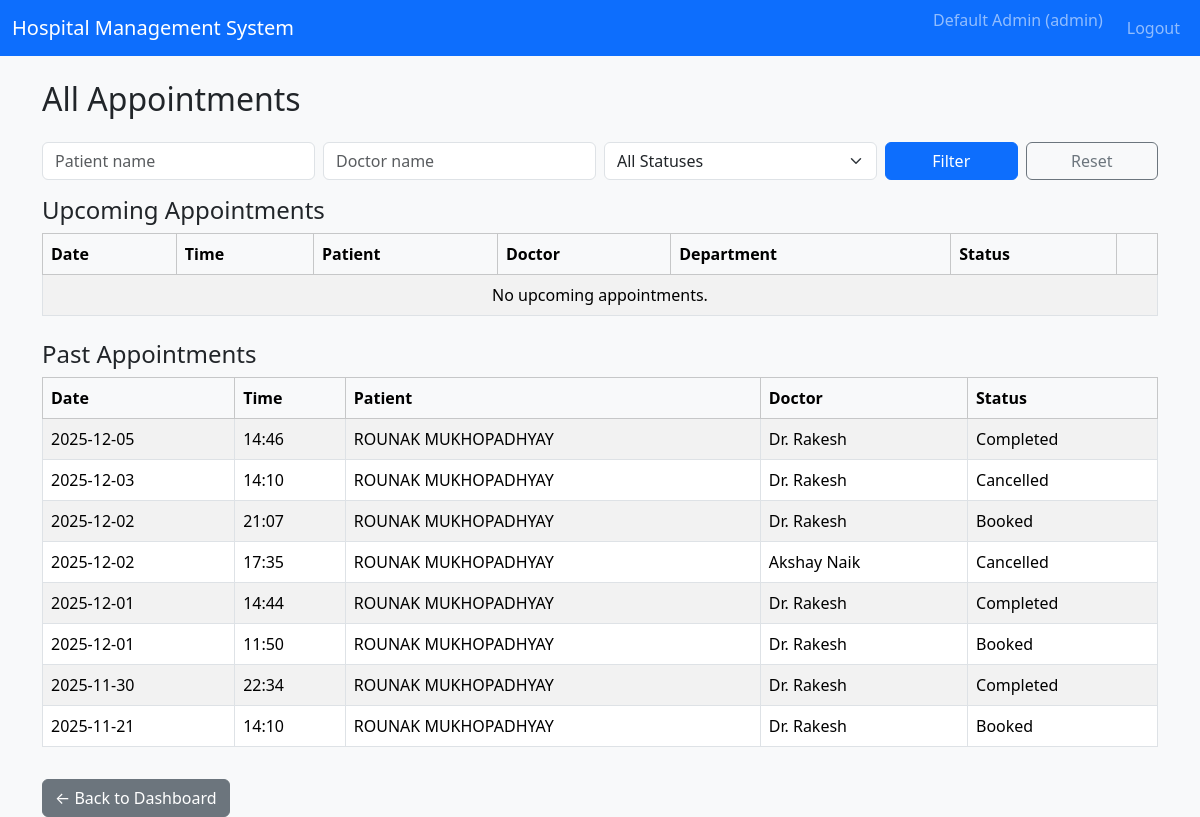
The page /admin/appointments (signed in) on the database as committed earlier.
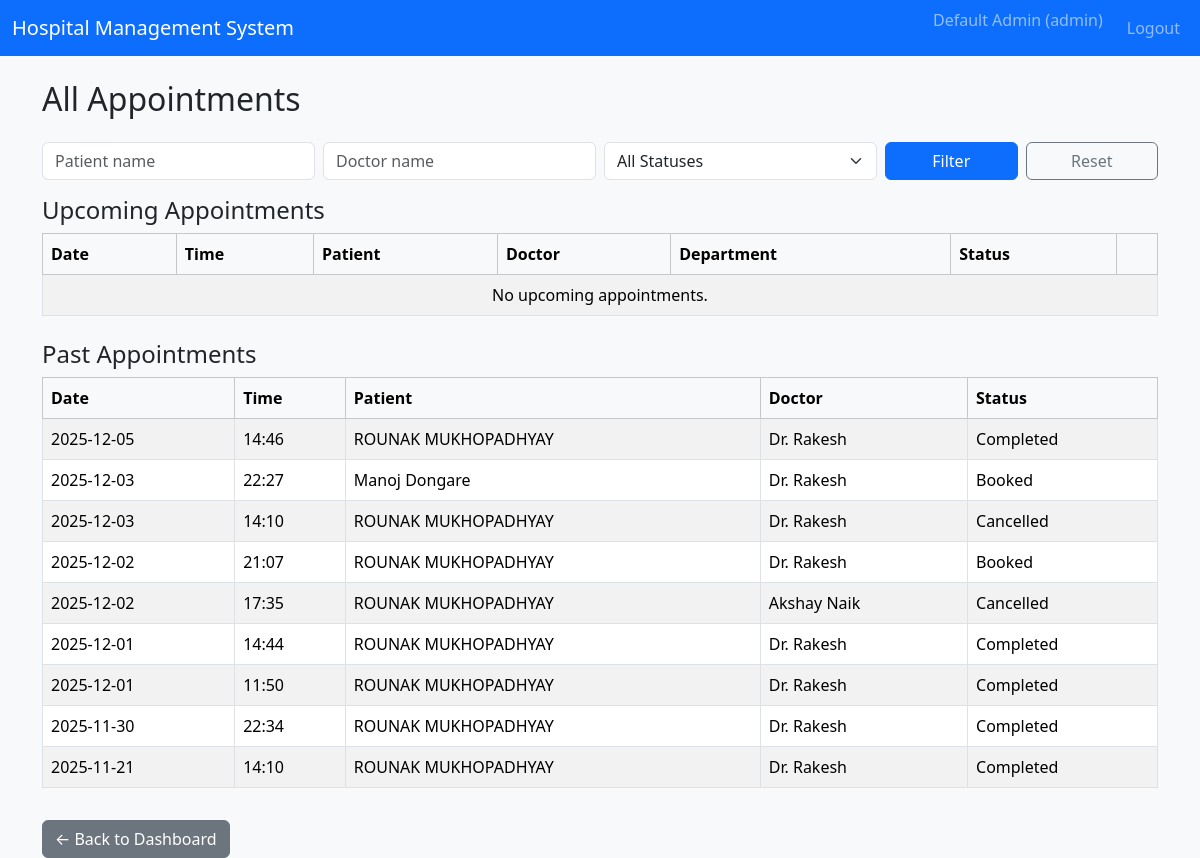
The same page on the database as committed later.
### tables this page shows
CREATE TABLE appointments (
            id INTEGER PRIMARY KEY AUTOINCREMENT,
            patient_id INTEGER NOT NULL,
            doctor_id INTEGER NOT NULL,
            date TEXT NOT NULL, -- YYYY-MM-DD
            time TEXT NOT NULL, -- HH:MM
            status TEXT NOT NULL CHECK(status IN ('Booked', 'Completed', 'Cancelled')),
            created_at TEXT NOT NULL,
            updated_at TEXT NOT NULL,
            FOREIGN KEY(patient_id) REFERENCES patients(id),
            FOREIGN KEY(doctor_id) REFERENCES doctors(id),
            UNIQUE(doctor_id, date, time) -- prevent double booking
        );

CREATE TABLE users (
            id INTEGER PRIMARY KEY AUTOINCREMENT,
            username TEXT UNIQUE NOT NULL,
            password_hash TEXT NOT NULL,
            full_name TEXT NOT NULL,
            email TEXT,
            phone TEXT,
            role TEXT NOT NULL CHECK(role IN ('admin', 'doctor', 'patient')),
            is_active INTEGER NOT NULL DEFAULT 1,
            created_at TEXT NOT NULL
        );

### controllers/routes.py (the view)
@main_bp.route("/admin/appointments")
@login_required
@role_required("admin")
def admin_appointments():
    patient_q = request.args.get("patient", "").strip()
    doctor_q = request.args.get("doctor", "").strip()
    status_q = request.args.get("status", "").strip()
    conn = get_db_connection()
    cur = conn.cursor()
    query = """
        SELECT a.*,
               pu.full_name AS patient_name,
               du.full_name AS doctor_name,
               dept.name AS dept_name
        FROM appointments a
        JOIN patients p ON a.patient_id = p.id
        JOIN users pu ON p.user_id = pu.id
        JOIN doctors d ON a.doctor_id = d.id
        JOIN users du ON d.user_id = du.id
        LEFT JOIN departments dept ON d.department_id = dept.id
        WHERE 1=1
    """
    params = []
    if patient_q:
        query += " AND pu.full_name LIKE ?"
        params.append(f"%{patient_q}%")
    if doctor_q:
        query += " AND du.full_name LIKE ?"
        params.append(f"%{doctor_q}%")
    if status_q:
        query += " AND a.status = ?"
        params.append(status_q)
    query += " ORDER BY a.date DESC, a.time DESC;"
    cur.execute(query, params)
    rows = cur.fetchall()
    conn.close()
    today_str = date_cls.today().isoformat()
    upcoming = []
    past = []
    for r in rows:
        if r["date"] >= today_str and r["status"] == "Booked":
            upcoming.append(r)
        else:
            past.append(r)
    return render_template("admin_appointments.html", upcoming=upcoming, past=past)

### controllers/routes.py (called while the page is built)
def login_required(view_func):
    @wraps(view_func)
    def wrapped(*args, **kwargs):
        if "user_id" not in session:
            flash("Please log in to continue.", "warning")
            return redirect(url_for("main.login"))
        return view_func(*args, **kwargs)
    return wrapped

def role_required(role):
    def decorator(view_func):
        @wraps(view_func)
        def wrapped(*args, **kwargs):
            if "user_id" not in session or session.get("role") != role:
                flash("Unauthorized access.", "danger")
                return redirect(url_for("main.login"))
            return view_func(*args, **kwargs)
        return wrapped
    return decorator

### models/models.py (called while the page is built)
def get_db_connection():
    conn = sqlite3.connect(DB_PATH)
    conn.row_factory = sqlite3.Row
    return conn

### templates/admin_appointments.html (shortened to what this page needs)
{% extends "base.html" %}
{% block content %}
<h2>All Appointments</h2>
<form class="row g-2 mt-3 mb-3" method="GET" action="{{ url_for('main.admin_appointments') }}">
    <div class="col-md-3">
        <input
            type="text"
            class="form-control"
            name="patient"
            placeholder="Patient name"
            value="{{ request.args.get('patient', '') }}"
        >
    </div>
    <div class="col-md-3">
        <input
            type="text"
            class="form-control"
            name="doctor"
            placeholder="Doctor name"
            value="{{ request.args.get('doctor', '') }}"
        >
    </div>
    <div class="col-md-3">
        <select class="form-select" name="status">
            <option value="">All Statuses</option>
        </select>
    </div>
    <div class="col-md-3 d-flex">
        <button class="btn btn-primary me-2 w-50" type="submit">Filter</button>
        <a href="{{ url_for('main.admin_appointments') }}" class="btn btn-outline-secondary w-50">
            Reset
        </a>
    </div>
</form>
<h4>Upcoming Appointments</h4>
<table class="table table-striped table-bordered align-middle">
    <thead class="table-light">
        <tr>
            <th>Date</th>
            <th>Time</th>
            <th>Patient</th>
            <th>Doctor</th>
            <th>Department</th>
            <th>Status</th>
            <th></th>
        </tr>
    </thead>
    <tbody>
    {% if upcoming %}
        {% for a in upcoming %}
        <tr>
            <td>{{ a['date'] }}</td>
            <td>{{ a['time'] }}</td>
            <td>{{ a['patient_name'] }}</td>
            <td>{{ a['doctor_name'] }}</td>
            <td>{{ a['dept_name'] or 'N/A' }}</td>
            <td>{{ a['status'] }}</td>
            <td>
                {% if a['status'] == 'Booked' %}
                <a
                    href="{{ url_for('main.admin_cancel_appointment', appointment_id=a['id']) }}"
                    class="btn btn-sm btn-danger"
                >
                    Cancel
                </a>
                {% endif %}
            </td>
        </tr>
        {% endfor %}
    {% else %}
        <tr>
            <td colspan="7" class="text-center">No upcoming appointments.</td>
        </tr>
    {% endif %}
    </tbody>
</table>
<h4 class="mt-4">Past Appointments</h4>
<table class="table table-striped table-bordered align-middle">
    <thead class="table-light">
        <tr>
            <th>Date</th>
            <th>Time</th>
            <th>Patient</th>
            <th>Doctor</th>
            <th>Status</th>
        </tr>
    </thead>
    <tbody>
    {% if past %}
        {% for a in past %}
        <tr>
            <td>{{ a['date'] }}</td>
            <td>{{ a['time'] }}</td>
            <td>{{ a['patient_name'] }}</td>
            <td>{{ a['doctor_name'] }}</td>
            <td>{{ a['status'] }}</td>
        </tr>
        {% endfor %}
    {% else %}
        <tr>
            <td colspan="5" class="text-center">No past appointments.</td>
        </tr>
    {% endif %}
    </tbody>
</table>
<a href="{{ url_for('main.admin_dashboard') }}" class="btn btn-secondary mt-3">
    ← Back to Dashboard
</a>
{% endblock %}

Rows that differ between the two databases and show on the page:
added appointments: date "2025-12-03", time "22:27", patient_name "Manoj Dongare", doctor_name "Dr. Rakesh", status "Booked"
changed appointments (number 7 of 9 on the later page): status "Booked" → "Completed"
changed appointments (number 9 of 9 on the later page): status "Booked" → "Completed"
